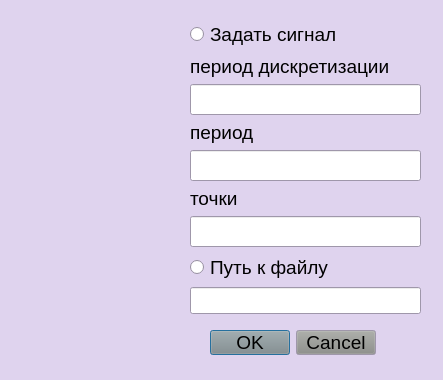
<?xml version="1.0" encoding="UTF-8"?>
<ui version="4.0">
 <class>Form_generator</class>
 <widget class="QWidget" name="Form_generator">
  <property name="geometry">
   <rect>
    <x>0</x>
    <y>0</y>
    <width>443</width>
    <height>380</height>
   </rect>
  </property>
  <property name="palette">
   <palette>
    <active>
     <colorrole role="Button">
      <brush brushstyle="SolidPattern">
       <color alpha="255">
        <red>136</red>
        <green>138</green>
        <blue>133</blue>
       </color>
      </brush>
     </colorrole>
     <colorrole role="Base">
      <brush brushstyle="SolidPattern">
       <color alpha="255">
        <red>255</red>
        <green>255</green>
        <blue>255</blue>
       </color>
      </brush>
     </colorrole>
     <colorrole role="Window">
      <brush brushstyle="SolidPattern">
       <color alpha="255">
        <red>223</red>
        <green>211</green>
        <blue>238</blue>
       </color>
      </brush>
     </colorrole>
    </active>
    <inactive>
     <colorrole role="Button">
      <brush brushstyle="SolidPattern">
       <color alpha="255">
        <red>136</red>
        <green>138</green>
        <blue>133</blue>
       </color>
      </brush>
     </colorrole>
     <colorrole role="Base">
      <brush brushstyle="SolidPattern">
       <color alpha="255">
        <red>255</red>
        <green>255</green>
        <blue>255</blue>
       </color>
      </brush>
     </colorrole>
     <colorrole role="Window">
      <brush brushstyle="SolidPattern">
       <color alpha="255">
        <red>223</red>
        <green>211</green>
        <blue>238</blue>
       </color>
      </brush>
     </colorrole>
    </inactive>
    <disabled>
     <colorrole role="Button">
      <brush brushstyle="SolidPattern">
       <color alpha="255">
        <red>136</red>
        <green>138</green>
        <blue>133</blue>
       </color>
      </brush>
     </colorrole>
     <colorrole role="Base">
      <brush brushstyle="SolidPattern">
       <color alpha="255">
        <red>223</red>
        <green>211</green>
        <blue>238</blue>
       </color>
      </brush>
     </colorrole>
     <colorrole role="Window">
      <brush brushstyle="SolidPattern">
       <color alpha="255">
        <red>223</red>
        <green>211</green>
        <blue>238</blue>
       </color>
      </brush>
     </colorrole>
    </disabled>
   </palette>
  </property>
  <property name="font">
   <font>
    <pointsize>14</pointsize>
   </font>
  </property>
  <property name="windowTitle">
   <string>Form</string>
  </property>
  <widget class="QLabel" name="label_4">
   <property name="geometry">
    <rect>
     <x>-50</x>
     <y>70</y>
     <width>291</width>
     <height>241</height>
    </rect>
   </property>
   <property name="text">
    <string/>
   </property>
   <property name="pixmap">
    <pixmap>../Downloads/free-png.ru-383.png</pixmap>
   </property>
   <property name="scaledContents">
    <bool>true</bool>
   </property>
  </widget>
  <widget class="QWidget" name="verticalLayoutWidget">
   <property name="geometry">
    <rect>
     <x>190</x>
     <y>20</y>
     <width>231</width>
     <height>294</height>
    </rect>
   </property>
   <layout class="QVBoxLayout" name="verticalLayout_2">
    <item>
     <widget class="QRadioButton" name="way_to_set_signal_nums">
      <property name="text">
       <string>Задать сигнал</string>
      </property>
     </widget>
    </item>
    <item>
     <widget class="QLabel" name="label">
      <property name="text">
       <string>период дискретизации</string>
      </property>
     </widget>
    </item>
    <item>
     <widget class="QLineEdit" name="lineEdit_2"/>
    </item>
    <item>
     <widget class="QLabel" name="label_2">
      <property name="text">
       <string>период</string>
      </property>
     </widget>
    </item>
    <item>
     <widget class="QLineEdit" name="lineEdit"/>
    </item>
    <item>
     <widget class="QLabel" name="label_3">
      <property name="text">
       <string>точки</string>
      </property>
     </widget>
    </item>
    <item>
     <widget class="QLineEdit" name="lineEdit_3"/>
    </item>
    <item>
     <layout class="QVBoxLayout" name="verticalLayout_3">
      <item>
       <widget class="QRadioButton" name="way_to_set_signal_path">
        <property name="text">
         <string>Путь к файлу</string>
        </property>
       </widget>
      </item>
      <item>
       <widget class="QLineEdit" name="lineEdit_4"/>
      </item>
     </layout>
    </item>
   </layout>
  </widget>
  <widget class="QDialogButtonBox" name="buttonBox">
   <property name="geometry">
    <rect>
     <x>210</x>
     <y>330</y>
     <width>166</width>
     <height>25</height>
    </rect>
   </property>
   <property name="standardButtons">
    <set>QDialogButtonBox::Cancel|QDialogButtonBox::Ok</set>
   </property>
  </widget>
 </widget>
 <resources/>
 <connections/>
</ui>
